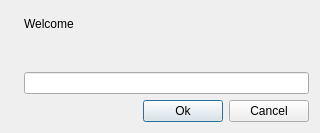
<?xml version="1.0" encoding="UTF-8"?>
<ui version="4.0">
 <class>GuiWizardDialog</class>
 <widget class="QDialog" name="GuiWizardDialog">
  <property name="geometry">
   <rect>
    <x>0</x>
    <y>0</y>
    <width>320</width>
    <height>133</height>
   </rect>
  </property>
  <property name="windowTitle">
   <string>Dialog</string>
  </property>
  <property name="modal">
   <bool>true</bool>
  </property>
  <layout class="QGridLayout" name="gridLayout_2">
   <item row="1" column="0">
    <spacer name="horizontalSpacer">
     <property name="orientation">
      <enum>Qt::Horizontal</enum>
     </property>
     <property name="sizeHint" stdset="0">
      <size>
       <width>158</width>
       <height>20</height>
      </size>
     </property>
    </spacer>
   </item>
   <item row="1" column="1">
    <widget class="QPushButton" name="mp_pbChangeUser">
     <property name="text">
      <string>Ok</string>
     </property>
     <property name="autoDefault">
      <bool>false</bool>
     </property>
     <property name="default">
      <bool>true</bool>
     </property>
    </widget>
   </item>
   <item row="1" column="2">
    <widget class="QPushButton" name="mp_pbCancel">
     <property name="text">
      <string>Cancel</string>
     </property>
     <property name="autoDefault">
      <bool>false</bool>
     </property>
    </widget>
   </item>
   <item row="0" column="0" colspan="3">
    <layout class="QGridLayout" name="gridLayout">
     <item row="0" column="0" rowspan="3">
      <widget class="QLabel" name="mp_lPix">
       <property name="sizePolicy">
        <sizepolicy hsizetype="Fixed" vsizetype="Fixed">
         <horstretch>0</horstretch>
         <verstretch>0</verstretch>
        </sizepolicy>
       </property>
       <property name="maximumSize">
        <size>
         <width>64</width>
         <height>64</height>
        </size>
       </property>
       <property name="text">
        <string/>
       </property>
       <property name="pixmap">
        <pixmap resource="../beebeep.qrc">:/images/beebeep.png</pixmap>
       </property>
       <property name="scaledContents">
        <bool>true</bool>
       </property>
      </widget>
     </item>
     <item row="0" column="1">
      <widget class="QLabel" name="mp_lWelcome">
       <property name="sizePolicy">
        <sizepolicy hsizetype="Minimum" vsizetype="Preferred">
         <horstretch>0</horstretch>
         <verstretch>0</verstretch>
        </sizepolicy>
       </property>
       <property name="text">
        <string>Welcome</string>
       </property>
       <property name="wordWrap">
        <bool>true</bool>
       </property>
      </widget>
     </item>
     <item row="1" column="1">
      <widget class="QLabel" name="mp_lAccount">
       <property name="sizePolicy">
        <sizepolicy hsizetype="Minimum" vsizetype="Preferred">
         <horstretch>0</horstretch>
         <verstretch>0</verstretch>
        </sizepolicy>
       </property>
      </widget>
     </item>
     <item row="2" column="1">
      <widget class="QLineEdit" name="mp_leName"/>
     </item>
    </layout>
   </item>
  </layout>
 </widget>
 <tabstops>
  <tabstop>mp_leName</tabstop>
  <tabstop>mp_pbChangeUser</tabstop>
 </tabstops>
 <resources>
  <include location="../beebeep.qrc"/>
 </resources>
 <connections/>
</ui>
